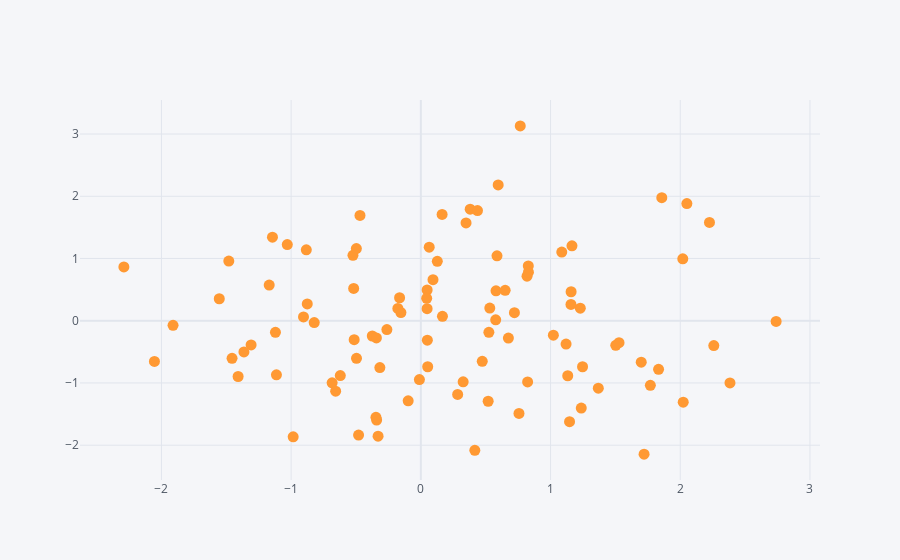

Notebook source saved alongside this figure:
### Code cell
df1.iplot(kind='scatter',x='A',y='B', mode= 'markers', size=11)
